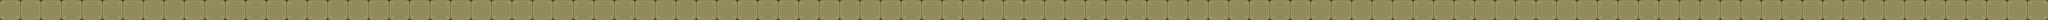

This game map was drawn from its Tiled (.tmx) file and the tilesets committed beside it. A one-line description and the full map source follow:
An orthogonal 100x1 tile map with 64x64 px tiles, 2 tile layers (Tile Layer 1, meta), 2 tilesets.

<map version="1.5" tiledversion="1.6.0" orientation="orthogonal" renderorder="left-down" width="100" height="1" tilewidth="64" tileheight="64" infinite="0" nextlayerid="4" nextobjectid="2">
 <tileset firstgid="1" name="ground" tilewidth="64" tileheight="64" tilecount="1" columns="0">
  <grid orientation="orthogonal" width="1" height="1" />
  <tile id="0">
   <image width="64" height="64" source="../Assets/block_square.png" />
  </tile>
 </tileset>
 <tileset firstgid="2" name="meta" tilewidth="64" tileheight="64" tilecount="1" columns="0">
  <grid orientation="orthogonal" width="1" height="1" />
  <tile id="2">
   <image width="64" height="64" source="../meta-64x64.png" />
  </tile>
 </tileset>
 <layer id="1" name="Tile Layer 1" width="100" height="1">
  <data encoding="csv">
1,1,1,1,1,1,1,1,1,1,1,1,1,1,1,1,1,1,1,1,1,1,1,1,1,1,1,1,1,1,1,1,1,1,1,1,1,1,1,1,1,1,1,1,1,1,1,1,1,1,1,1,1,1,1,1,1,1,1,1,1,1,1,1,1,1,1,1,1,1,1,1,1,1,1,1,1,1,1,1,1,1,1,1,1,1,1,1,1,1,1,1,1,1,1,1,1,1,1,1
</data>
 </layer>
 <layer id="3" name="meta" width="100" height="1">
  <data encoding="csv">
4,4,4,4,4,4,4,4,4,4,4,4,4,4,4,4,4,4,4,4,4,4,4,4,4,4,4,4,4,4,4,4,4,4,4,4,4,4,4,4,4,4,4,4,4,4,4,4,4,4,4,4,4,4,4,4,4,4,4,4,4,4,4,4,4,4,4,4,4,4,4,4,4,4,4,4,4,4,4,4,4,4,4,4,4,4,4,4,4,4,4,4,4,4,4,4,4,4,4,4
</data>
 </layer>
</map>
